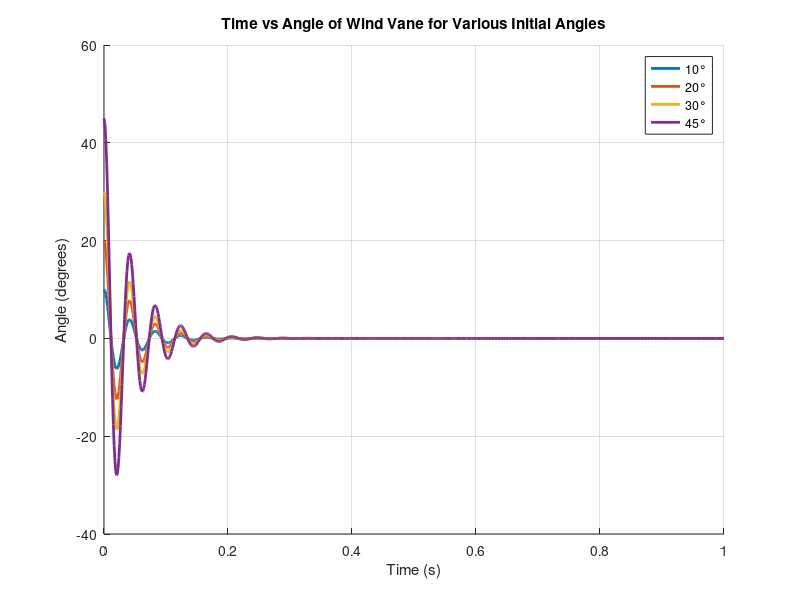

MATLAB code for this plot:
clear; clc;

% Initialization section
% Physical parameters
rv = 0.04; % [m]  Aerodynamic arm effective length
S = 72e-4; % Calculated fin surface area [m^2]

rwdivrv = 0.25; % Ratio of (cog) distance and fin aerodynamic center cog distance 
rw = rv*rwdivrv; % [m] Counterweight distance from shaft
mv = 1/100; % [kg] Wind vane weight
uv = mv/S; % [kg/m^2] Weight to fin area ratio
J = mv * rv^2 * (1 + rwdivrv); % Inertia of vane [kg*m^2]

% Aerodynamic parameters
rho = 1.225; % [kg/m^3] Standard condition air density
av = 6.28; % Torque parameter, brutal approximation for small angles
u = 20.73; % [m/s] Relative wind speed

% Effect due to finite fin neglected
L = 0.05; % Decay distance ratio 
alfamin = 0.1 / 360 * 2 * pi; % Minimum desired readable angle in radians

% Friction parameter
Dm = 20e-6; % [Nms/rad] For a single bearing

q = 0.5 * rho * u^2; % Dynamic pressure [Pa]
Fvdivbeta = 6.28 * q * S; % [N/rad]
N = rv * Fvdivbeta; % [Nm/rad] Wind vane torque coefficient
D = rv * N / u; % [Nm/rad s] Aerodynamic damping
D0 = sqrt(N * 4 * J); 

% Undamped oscillation period
wn = sqrt(N / J); % Natural frequency [rad/s]
wd = sqrt((N / J) - (D / (2 * J))^2); 
zeta = rv * N / u / D0; % Classical defined damping of the system
wdsecond = wn * sqrt(1 - zeta^2); % Redundant calculation

Kv = av / (uv * (1 + rwdivrv)); % Vane quality factor
zetadamping = (0.63 * Dm * sqrt(Kv)) / (u * av * S * rv^(1.5)); % Damping contribution due to friction on the shaft

% Stick to the reference
zetar = 0.395 * rho / 1.25 * sqrt((av * rv^3 * S) / J);
utl = (7.37 * log(1/L) * J) / (av * rv^2 * S); % Decay distance

% Output results
fprintf('Vane parameters\n');
fprintf('Windvane weight grams %.2f\n', mv * 1e3);
fprintf('rv length %.2f mm\n', rv * 1e3);
fprintf('rw length %.2f mm\n\n', rv * rwdivrv * 1e3);

fprintf('Vane calculated parameters\n');
fprintf('Fin surface %.2f mm^2\n', S * 1e6);
fprintf('Vane inertia %.6f kg*m^2\n', J);
fprintf('Natural frequency %.2f rad/s\n', wn);
fprintf('Damped frequency %.2f rad/s \n', wd);
fprintf('Damping ratio zeta %.3f\n', zetar);
fprintf('Decay distance %.1f [m]\n\n', utl);

fprintf('Shaft at test condition with no friction\n');
fprintf('Relative wind speed %.2f m/s\n', u);
fprintf('Alfa value %.2f degrees\n', alfamin / (2*pi) * 360);
fprintf('Aerodynamic Torque %.2e Nm \n\n', N * alfamin);

fprintf('Shaft at test condition with viscous friction\n');
fprintf('Viscous friction term Dm %.3e Nms/rad\n', Dm);
fprintf('Damping ratio increase due to viscous friction %.3f \n', zetadamping);

fprintf('Total damping ratio %.3f\n', zetar + zetadamping);

% Time vector
tspan = [0 1]; % seconds

% Initial angles in degrees
initial_angles_deg = [10, 20, 30, 45];
colors = lines(length(initial_angles_deg)); % For distinct plot colors

figure;
hold on;

for i = 1:length(initial_angles_deg)
    theta0 = deg2rad(initial_angles_deg(i)); % Convert to radians
    omega0 = 0;
    y0 = [theta0; omega0];

    % ODE function
    odefun = @(t, y) [y(2); -(D/J)*y(2) - (N/J)*y(1)];

    % Solve
    [t, y] = ode45(odefun, tspan, y0);
    theta_deg = rad2deg(y(:,1)); % Convert to degrees

    % Plot
    plot(t, theta_deg, 'LineWidth', 2, 'Color', colors(i,:));
end

xlabel('Time (s)');
ylabel('Angle (degrees)');
title('Time vs Angle of Wind Vane for Various Initial Angles');
legend(arrayfun(@(x) sprintf('%.0f°', x), initial_angles_deg, 'UniformOutput', false));
grid on;
hold off;

